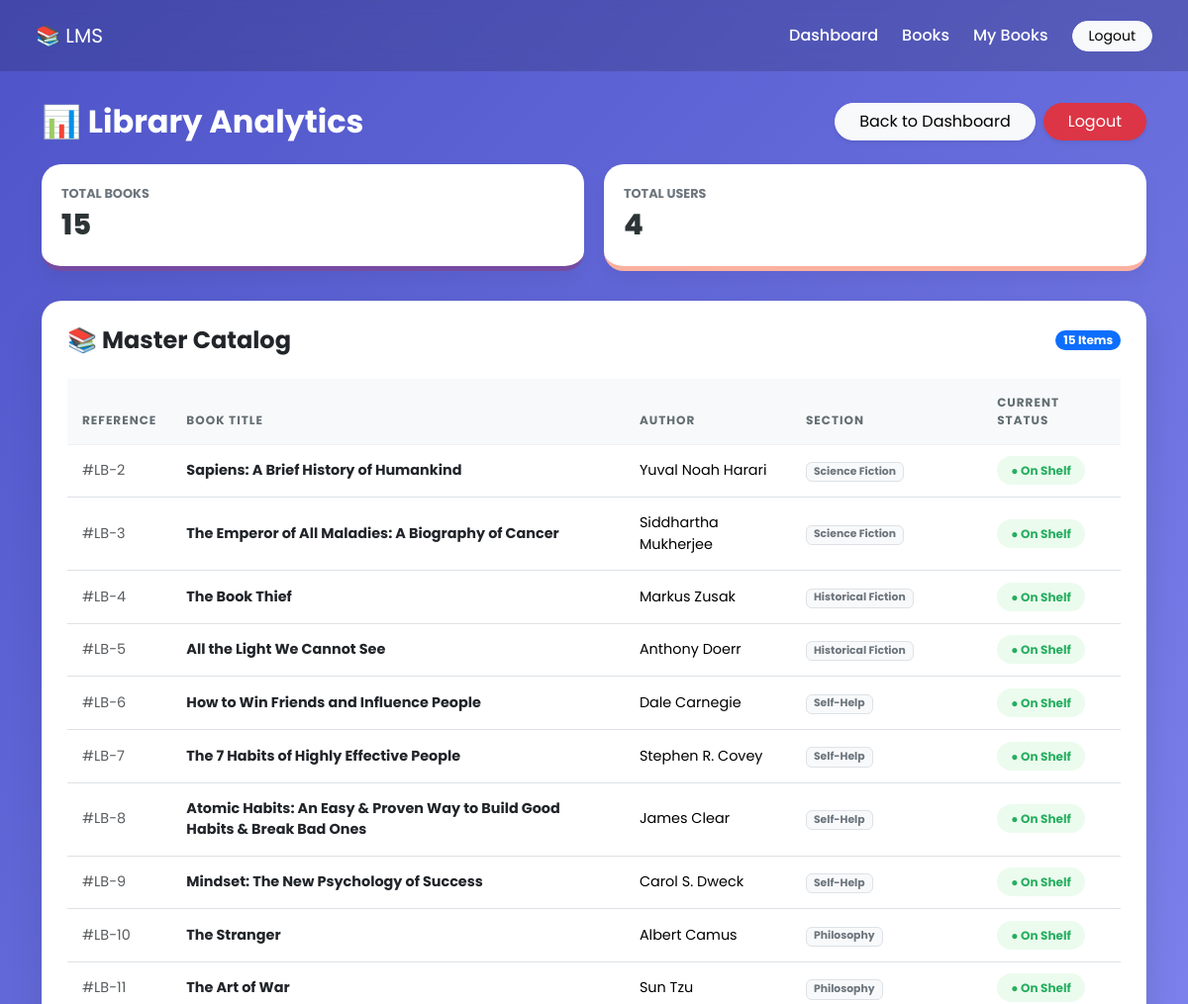
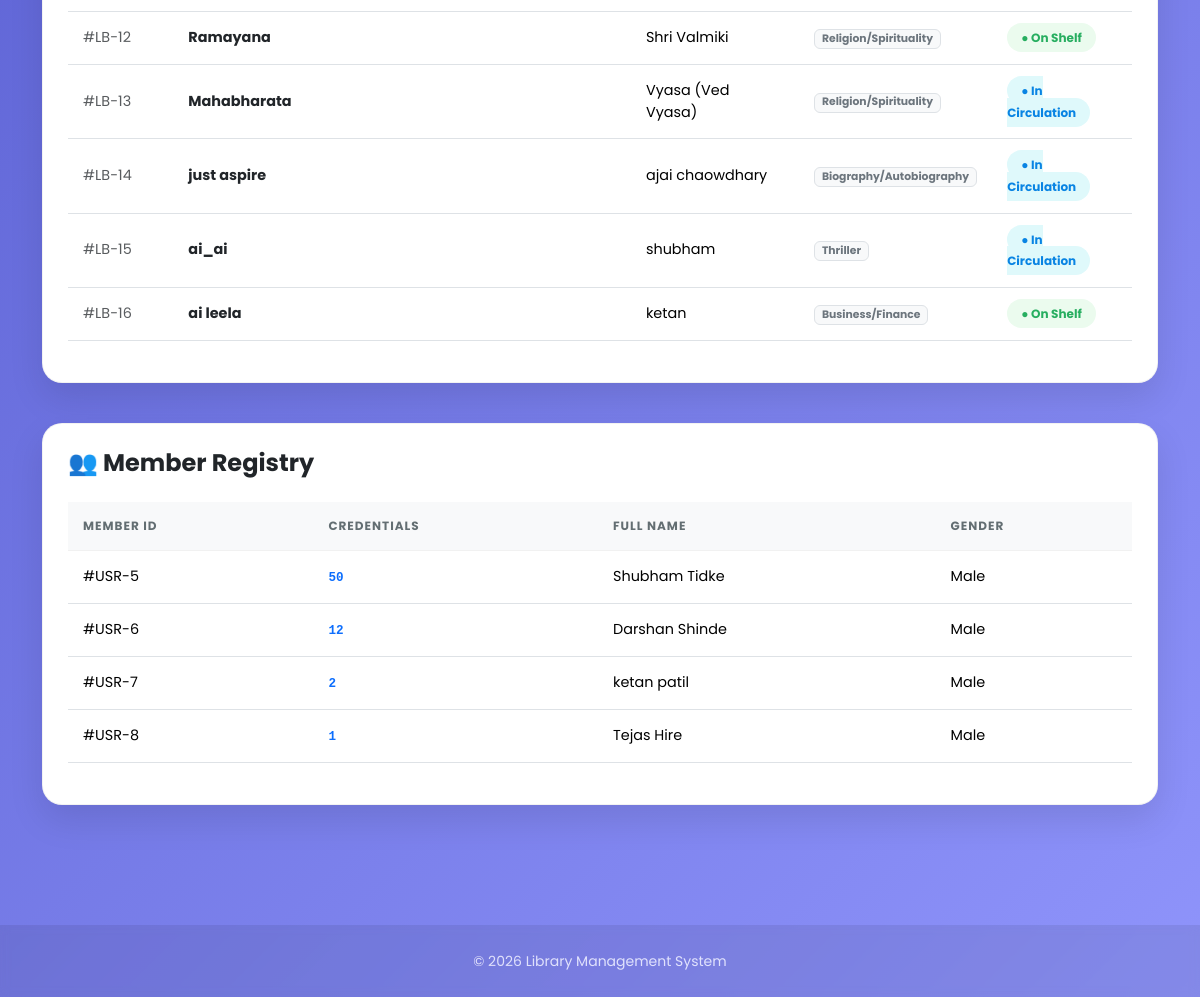
Page /librarian_dashboard/librarian_stats (signed in) on the committed database (2 pictures, top to bottom).
### models.py (models this page shows, shortened)
class Books(db.Model):
    __tablename__ = 'books'
    id = db.Column(db.Integer, primary_key=True, nullable=False, unique=True)
    book_name = db.Column(db.String(64), nullable=False, unique=True)
    content = db.Column(db.Text, nullable=True)
    author_1 = db.Column(db.String(64), nullable=False)
    author_2 = db.Column(db.String(64), nullable=True)
    author_3 = db.Column(db.String(64), nullable=True)
    pdf = db.Column(db.String(64), nullable=True)
    issue_date = db.Column(db.DateTime, nullable=False, default=lambda: datetime.now(timezone.utc) + timedelta(hours=5, minutes=30))
    return_date = db.Column(db.DateTime, nullable=False, default=lambda: datetime.now(timezone.utc) + timedelta(days=21) + timedelta(hours=5, minutes=30))
    requested = db.Column(db.Boolean, default=False)
    section_id = db.Column(db.Integer, db.ForeignKey('sections.id'), nullable=True)
    section = db.relationship('Sections',backref=db.backref('books', lazy=True))

class Sections(db.Model):
    __tablename__ ='sections'
    id = db.Column(db.Integer, primary_key=True, nullable=False, unique=True)
    name = db.Column(db.String(64), nullable=False, unique=True)
    date_created = db.Column(db.Date, nullable=False, default=(datetime.now(timezone.utc) + timedelta(hours=5, minutes=30)))
    description = db.Column(db.String(1080), nullable=False)

class Student(db.Model, UserMixin):
    __tablename__ = 'student'
    id = db.Column(db.Integer, primary_key=True)
    username = db.Column(db.String[32],unique=True, nullable=False)
    passhash = db.Column(db.String[512],nullable=False)
    name = db.Column(db.String[64],nullable=False)
    surname = db.Column(db.String[64],nullable=False)
    dateofbirth = db.Column(db.Date, nullable=False)
    gender = db.Column(db.String[16], nullable=False)
    is_librarian = db.Column(db.Boolean, default=False)
    rollno = db.Column(db.String[64], nullable=False, unique=True)
    @property
    def password(self):
        raise AttributeError('You cannot read the password attribute!')

### app.py (the view)
@app.route('/librarian_dashboard/librarian_stats', methods=['GET', 'POST'])
@login_required
def librarian_stats():
    user = current_user
    books_data = db.session.query(BookRequest, Student, Books)\
            .join(Student, BookRequest.student_id == Student.id)\
            .join(Books, BookRequest.book_id == Books.id)\
            .filter(BookRequest.status.in_(['granted']))\
            .all()
    student_data = Student.query.all()
    books = db.session.query(Books, Sections).join(Sections, Books.section_id == Sections.id).all()
    return render_template('librarian_stats.html', books_data=books_data, books=books, student_data=student_data, user=user)

### app.py (called while the page is built)
@login_manager.user_loader
def load_student(id):
    return db.session.query(Student).get(int(id))

### templates/librarian_stats.html (shortened to what this page needs)
{% extends "base_layout.html" %}
{% block content %}
<div class="d-flex justify-content-between align-items-center mb-4">
    <h2 class="fw-bold text-white mb-0">📊 Library Analytics</h2>
    <div class="d-flex gap-2">
        <a href="/librarian_dashboard" class="btn btn-light rounded-pill px-4 shadow-sm">Back to Dashboard</a>
        <a href="/logout" class="btn btn-danger rounded-pill px-4 shadow-sm">Logout</a>
    </div>
</div>
<div class="stats-grid">
    <div class="kpi-card">
        <div class="kpi-label">Total Books</div>
        <div class="kpi-value">{{ books|length }}</div>
    </div>
    <div class="kpi-card" style="border-color: #fab1a0;">
        <div class="kpi-label">Total Users</div>
        <div class="kpi-value">{{ student_data|length - 1 if student_data|length > 0 else 0 }}</div>
    </div>
</div>
<div class="container-fluid p-0">
    <div class="table-container">
        <div class="d-flex justify-content-between align-items-center mb-4">
            <h4 class="fw-bold text-dark m-0">📚 Master Catalog</h4>
            <span class="badge bg-primary rounded-pill">{{ books|length }} Items</span>
        </div>
        {% if books|length >= 1 %}
        <div class="table-responsive">
            <table class="table custom-table">
                <thead>
                    <tr>
                        <th>Reference</th>
                        <th>Book Title</th>
                        <th>Author</th>
                        <th>Section</th>
                        <th>Current Status</th>
                    </tr>
                </thead>
                <tbody>
                    {% for book, section in books %}
                    <tr>
                        <td class="text-muted">#LB-{{ book.id }}</td>
                        <td><span class="fw-bold text-dark">{{ book.book_name }}</span></td>
                        <td>{{ book.author_1 }}</td>
                        <td><span class="badge bg-light text-secondary border">{{ section.name }}</span></td>
                        <td>
                            {% if book.requested %}
                                <span class="status-badge badge-allotted">● In Circulation</span>
                            {% else %}
                                <span class="status-badge badge-free">● On Shelf</span>
                            {% endif %}
                        </td>
                    </tr>
                    {% endfor %}
                </tbody>
            </table>
        </div>
        {% else %}
            <div class="text-center py-5 text-muted"><h5>No books cataloged yet.</h5></div>
        {% endif %}
    </div>
    <div class="table-container">
        <h4 class="fw-bold mb-4 text-dark">👥 Member Registry</h4>
        {% if student_data|length >= 1 %}
        <div class="table-responsive">
            <table class="table custom-table">
                <thead>
                    <tr>
                        <th>Member ID</th>
                        <th>Credentials</th>
                        <th>Full Name</th>
                        <th>Gender</th>
                    </tr>
                </thead>
                <tbody>
                    {% for student in student_data %}
                        {% if not student.is_librarian %}
                        <tr>
                            <td>#USR-{{ student.id }}</td>
                            <td><code class="text-primary fw-bold">{{ student.rollno }}</code></td>
                            <td>{{ student.name }} {{ student.surname }}</td>
                            <td>{{ student.gender }}</td>
                        </tr>
                        {% endif %}
                    {% endfor %}
                </tbody>
            </table>
        </div>
        {% endif %}
    </div>
</div>
{% endblock %}

### templates/base_layout.html (style rules this page uses)
:root { --primary-gradient: linear-gradient(135deg, #4e54c8 0%, #8f94fb 100%); --primary-color: #764ba2; --light-bg: #f8f9fa; --glass-bg: rgba(255,255,255,0.96); --text-main: #2d3436; }
body { font-family: 'Poppins', sans-serif; background: var(--primary-gradient); background-attachment: fixed; min-height: 100vh; margin: 0; color: var(--text-main); display: flex; flex-direction: column; transition: background 0.5s ease; }

### templates/librarian_stats.html (style rules this page uses)
.stats-grid { display: grid; grid-template-columns: repeat(auto-fit, minmax(200px, 1fr)); gap: 20px; margin-bottom: 30px; }
.kpi-card { background: white; padding: 20px; border-radius: 20px; box-shadow: 0 10px 20px rgba(0,0,0,0.05); border-bottom: 5px solid #764ba2; transition: transform 0.3s ease; }
.kpi-label { font-size: 0.8rem; text-transform: uppercase; color: #6c757d; font-weight: 700; }
.kpi-value { font-size: 1.8rem; font-weight: 800; color: #2d3436; }
.table-container { background: white; border-radius: 20px; padding: 25px; box-shadow: 0 15px 35px rgba(0,0,0,0.1); margin-bottom: 40px; border: 1px solid rgba(0,0,0,0.05); }
.custom-table thead th { background-color: #f8f9fa; text-transform: uppercase; font-size: 0.75rem; letter-spacing: 1px; padding: 15px; border: none; color: #636e72; }
.custom-table td { padding: 15px; vertical-align: middle; border-top: 1px solid #f1f1f1; font-size: 0.9rem; }
.status-badge { padding: 6px 14px; border-radius: 50px; font-size: 0.75rem; font-weight: 700; }
.badge-allotted { background: #dff9fb; color: #0984e3; }
.badge-free { background: #ebfbee; color: #27ae60; }

### rows in the picture
Books: id "2", book_name "Sapiens: A Brief History of Humankind", author_1 "Yuval Noah Harari", name "Science Fiction", requested "● On Shelf"
Books: id "3", book_name "The Emperor of All Maladies: A Biography of Cancer", author_1 "Siddhartha Mukherjee", name "Science Fiction", requested "● On Shelf"
Books: id "4", book_name "The Book Thief", author_1 "Markus Zusak", name "Historical Fiction", requested "● On Shelf"
Books: id "5", book_name "All the Light We Cannot See", author_1 "Anthony Doerr", name "Historical Fiction", requested "● On Shelf"
Books: id "6", book_name "How to Win Friends and Influence People", author_1 "Dale Carnegie", name "Self-Help", requested "● On Shelf"
Books: id "7", book_name "The 7 Habits of Highly Effective People", author_1 "Stephen R. Covey", name "Self-Help", requested "● On Shelf"
Books: id "8", book_name "Atomic Habits: An Easy & Proven Way to Build Good Habits & Break Bad Ones", author_1 "James Clear", name "Self-Help", requested "● On Shelf"
Books: id "9", book_name "Mindset: The New Psychology of Success", author_1 "Carol S. Dweck", name "Self-Help", requested "● On Shelf"
Books: id "10", book_name "The Stranger", author_1 "Albert Camus", name "Philosophy", requested "● On Shelf"
Books: id "11", book_name "The Art of War", author_1 "Sun Tzu", name "Philosophy", requested "● On Shelf"
Books: id "12", book_name "Ramayana", author_1 "Shri Valmiki", name "Religion/Spirituality", requested "● On Shelf"
Books: id "13", book_name "Mahabharata", author_1 "Vyasa (Ved Vyasa)", name "Religion/Spirituality", requested "● In Circulation"
Books: id "14", book_name "just aspire", author_1 "ajai chaowdhary", name "Biography/Autobiography", requested "● In Circulation"
Books: id "15", book_name "ai_ai", author_1 "shubham", name "Thriller", requested "● In Circulation"
Books: id "16", book_name "ai leela", author_1 "ketan", name "Business/Finance", requested "● On Shelf"
Student: id "5", rollno "50", name "Shubham", surname "Tidke", gender "Male"
Student: id "6", rollno "12", name "Darshan", surname "Shinde", gender "Male"
Student: id "7", rollno "2", name "ketan", surname "patil", gender "Male"
Student: id "8", rollno "1", name "Tejas", surname "Hire", gender "Male"

### other values in the picture
{{ books|length }} "15"
{{ student_data|length - 1 if student_data|length > 0 else 0 }} "4"
